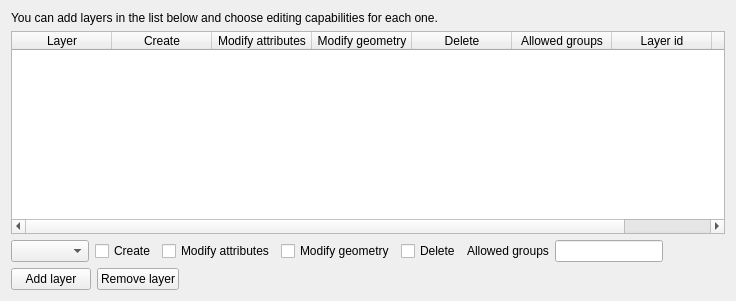
             <widget class="QWidget" name="scrollAreaWidgetContents_2">
              <property name="geometry">
               <rect>
                <x>0</x>
                <y>0</y>
                <width>736</width>
                <height>301</height>
               </rect>
              </property>
              <layout class="QVBoxLayout" name="verticalLayout_4">
               <item>
                <widget class="QLabel" name="label_29">
                 <property name="text">
                  <string>You can add layers in the list below and choose editing capabilities for each one.</string>
                 </property>
                 <property name="wordWrap">
                  <bool>true</bool>
                 </property>
                </widget>
               </item>
               <item>
                <widget class="QTableWidget" name="twEditionLayerList">
                 <property name="maximumSize">
                  <size>
                   <width>16777215</width>
                   <height>16777215</height>
                  </size>
                 </property>
                 <property name="editTriggers">
                  <set>QAbstractItemView::NoEditTriggers</set>
                 </property>
                 <property name="alternatingRowColors">
                  <bool>true</bool>
                 </property>
                 <property name="selectionMode">
                  <enum>QAbstractItemView::SingleSelection</enum>
                 </property>
                 <property name="selectionBehavior">
                  <enum>QAbstractItemView::SelectRows</enum>
                 </property>
                 <attribute name="horizontalHeaderStretchLastSection">
                  <bool>false</bool>
                 </attribute>
                 <column>
                  <property name="text">
                   <string>Layer</string>
                  </property>
                 </column>
                 <column>
                  <property name="text">
                   <string>Create</string>
                  </property>
                 </column>
                 <column>
                  <property name="text">
                   <string>Modify attributes</string>
                  </property>
                 </column>
                 <column>
                  <property name="text">
                   <string>Modify geometry</string>
                  </property>
                 </column>
                 <column>
                  <property name="text">
                   <string>Delete</string>
                  </property>
                 </column>
                 <column>
                  <property name="text">
                   <string>Allowed groups</string>
                  </property>
                 </column>
                 <column>
                  <property name="text">
                   <string>Layer id</string>
                  </property>
                 </column>
                 <column>
                  <property name="text">
                   <string>order</string>
                  </property>
                 </column>
                </widget>
               </item>
               <item>
                <layout class="QVBoxLayout" name="verticalLayout_8">
                 <item>
                  <layout class="QHBoxLayout" name="horizontalLayout_10">
                   <item>
                    <widget class="QgsMapLayerComboBox" name="liEditionLayer">
                     <property name="minimumSize">
                      <size>
                       <width>78</width>
                       <height>0</height>
                      </size>
                     </property>
                    </widget>
                   </item>
                   <item>
                    <widget class="QCheckBox" name="cbEditionLayerCreate">
                     <property name="text">
                      <string>Create</string>
                     </property>
                    </widget>
                   </item>
                   <item>
                    <widget class="QCheckBox" name="cbEditionLayerModifyAttribute">
                     <property name="text">
                      <string>Modify attributes</string>
                     </property>
                    </widget>
                   </item>
                   <item>
                    <widget class="QCheckBox" name="cbEditionLayerModifyGeometry">
                     <property name="text">
                      <string>Modify geometry</string>
                     </property>
                    </widget>
                   </item>
                   <item>
                    <widget class="QCheckBox" name="cbEditionLayerDeleteFeature">
                     <property name="text">
                      <string>Delete</string>
                     </property>
                    </widget>
                   </item>
                   <item>
                    <widget class="QLabel" name="label_57">
                     <property name="text">
                      <string>Allowed groups</string>
                     </property>
                    </widget>
                   </item>
                   <item>
                    <widget class="QLineEdit" name="inEditionLayerAcl">
                     <property name="toolTip">
                      <string>Use a comma separated list of Lizmap groups ids to restrict access to this layer editing.</string>
                     </property>
                    </widget>
                   </item>
                   <item>
                    <spacer name="horizontalSpacer_16">
                     <property name="orientation">
                      <enum>Qt::Horizontal</enum>
                     </property>
                     <property name="sizeHint" stdset="0">
                      <size>
                       <width>40</width>
                       <height>20</height>
                      </size>
                     </property>
                    </spacer>
                   </item>
                  </layout>
                 </item>
                 <item>
                  <layout class="QHBoxLayout" name="horizontalLayout_17">
                   <item>
                    <widget class="QPushButton" name="btEditionLayerAdd">
                     <property name="text">
                      <string>Add layer</string>
                     </property>
                    </widget>
                   </item>
                   <item>
                    <widget class="QPushButton" name="btEditionLayerDel">
                     <property name="text">
                      <string>Remove layer</string>
                     </property>
                    </widget>
                   </item>
                   <item>
                    <spacer name="horizontalSpacer_15">
                     <property name="orientation">
                      <enum>Qt::Horizontal</enum>
                     </property>
                     <property name="sizeHint" stdset="0">
                      <size>
                       <width>40</width>
                       <height>20</height>
                      </size>
                     </property>
                    </spacer>
                   </item>
                  </layout>
                 </item>
                </layout>
               </item>
              </layout>
             </widget>
